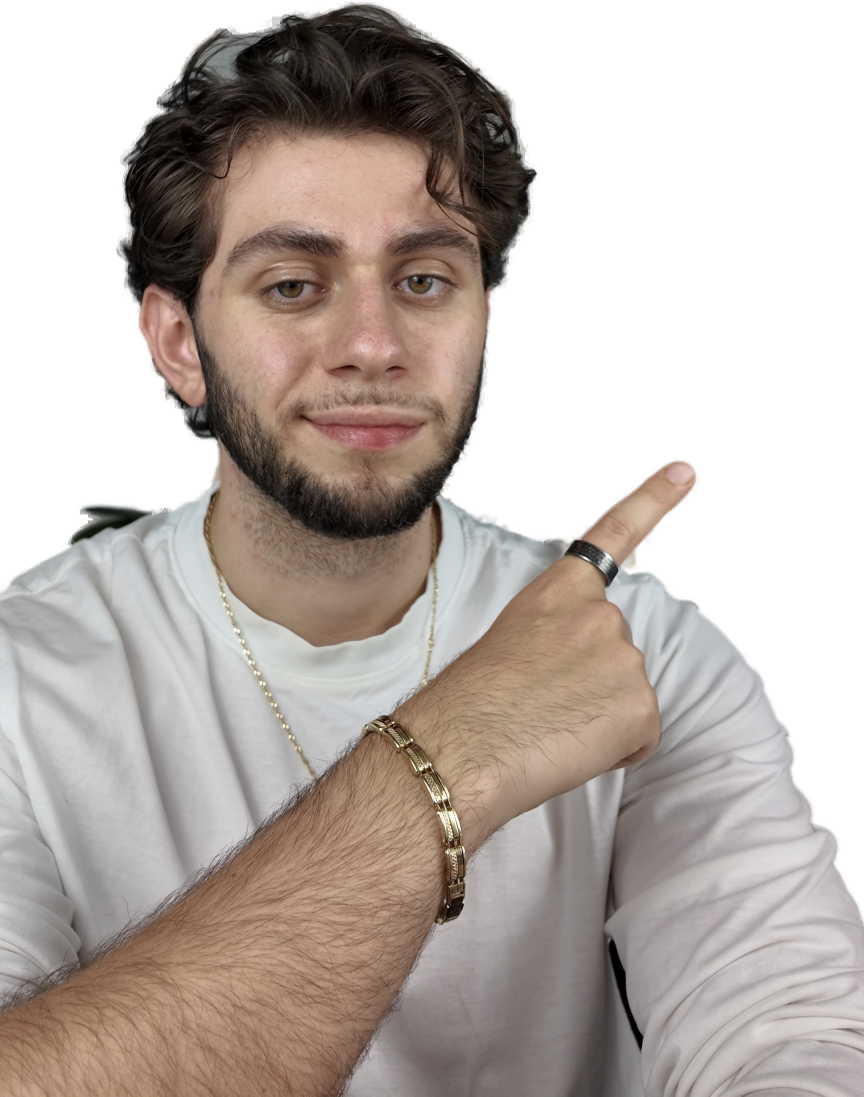
#> input picture design/thumbnails/meta-ads-campaign-structure/assets/face.png, 1728 x 2193 px (shown at 1/2 size)
$ python refine-cutout.py assets/face.png assets/face-clean.png
#> lines starting #> are read from the running program, lines starting #| are printed output that depends on the picture; after the words box and inside, x2 and y2 are one past the last pixel; in counts of white or black regions, pixels touching at a corner belong together
#!/usr/bin/env python3
"""Neutralise retained-background spill in the matted cutout.

rembg keeps the wall that shows through the gaps between hair strands. It is
invisible on a light thumbnail and glaring on a dark one.

The wall in this shot is neutral and very slightly cool (R141 G142 B144, chroma
~3, B>=R). Hair, skin and the cream sweater are all warm (R>B, chroma >=16), so
"low chroma AND not warm" isolates the spill without eating the subject. Rather than
punching holes through the strands, the spill is sunk toward hair tone and alpha
is only partly reduced, then feathered — on a dark background that reads as hair
shadow instead of a ragged cutout edge.

    python3 refine-cutout.py assets/face.png assets/face-clean.png
"""
import sys
import numpy as np
from PIL import Image, ImageFilter
from scipy import ndimage

# Only refine down to the neck. Below that the clothing starts, and a white or
# grey top is neutral and unwarm — exactly what the spill test looks for — so it
# would get eaten. Pass the neck row as argv[3] for a new shot.
HEAD_ROWS = 1150
CHROMA_MAX = 19.0      # wall ~3, sweater ~16
WARMTH_MAX = 9.0       # (R-B); wall ~ -3, blown wall ~ +6, sweater ~ +16
LUM_RANGE = (48, 252)
EDGE_PX = 34           # spill only happens within this far of the matte edge


def refine(src: str, dst: str, head_rows: int = HEAD_ROWS):
#> called with src = 'assets/face.png', dst = 'assets/face-clean.png', head_rows = 1150
    im = Image.open(src).convert("RGBA")
#> im is the input picture: PIL image 1728x2193 RGBA; mean R, G, B, A 141.9, 127, 118.2, 166.6
    arr = np.array(im).astype(np.float32)
    rgb, alpha = arr[:, :, :3], arr[:, :, 3]

    r, g, b = rgb[:, :, 0], rgb[:, :, 1], rgb[:, :, 2]
    chroma = rgb.max(axis=2) - rgb.min(axis=2)
    lum = rgb.mean(axis=2)
    warmth = r - b

    # each term ramps 0..1 so the mask has soft shoulders instead of hard edges
    t_chroma = np.clip((CHROMA_MAX - chroma) / CHROMA_MAX, 0, 1)
    t_warm = np.clip((WARMTH_MAX - warmth) / 10.0, 0, 1)
    t_lum = np.clip((lum - LUM_RANGE[0]) / 25.0, 0, 1) * \
            np.clip((LUM_RANGE[1] - lum) / 25.0, 0, 1)
    spill = t_chroma * t_warm * t_lum

    # Spill is a boundary artefact, so gate on distance from the matte edge.
    # This is what keeps eye whites and other low-chroma interior detail safe
    # while allowing much looser colour thresholds at the silhouette.
    inside = alpha > 200
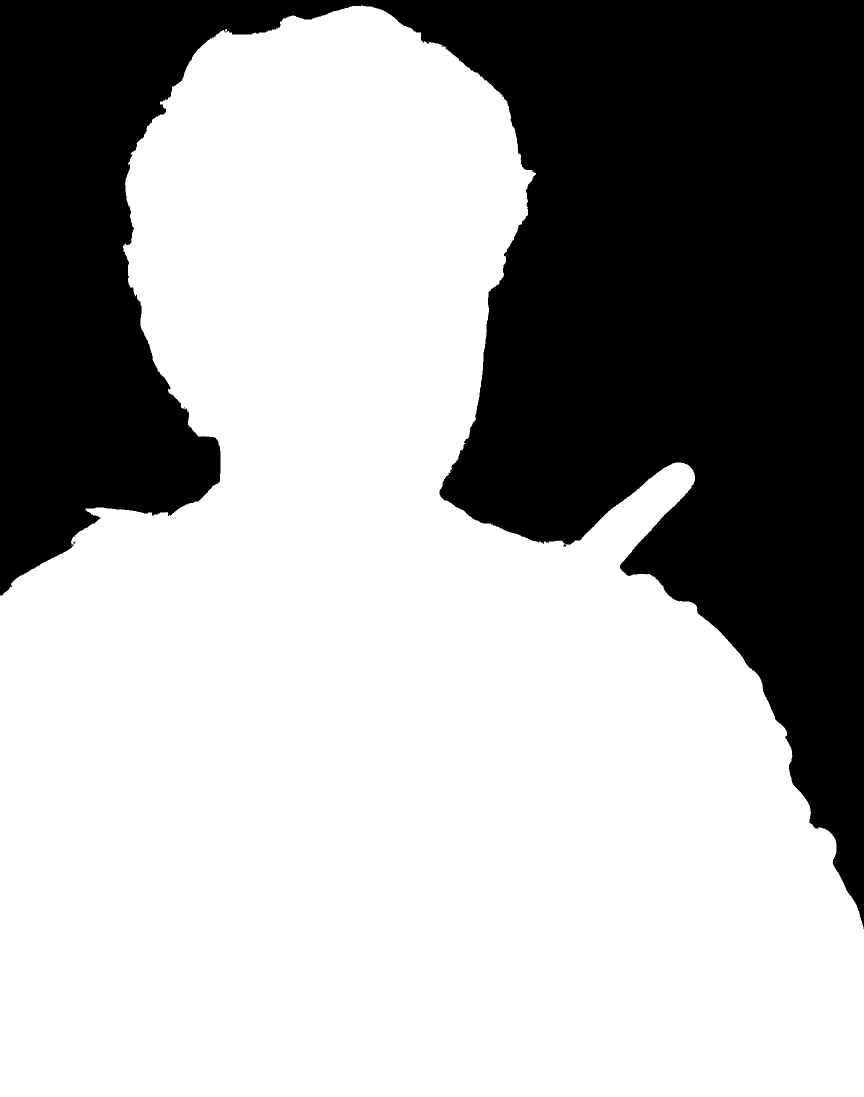
#> inside: shape (2193, 1728) bool (shown at 1/2 size); 65% white; 6 black regions (5 under 20 px), largest, box (x1, y1, x2, y2) and area: (0, 0, 1728, 1858) 1326890
    dist = ndimage.distance_transform_edt(inside)
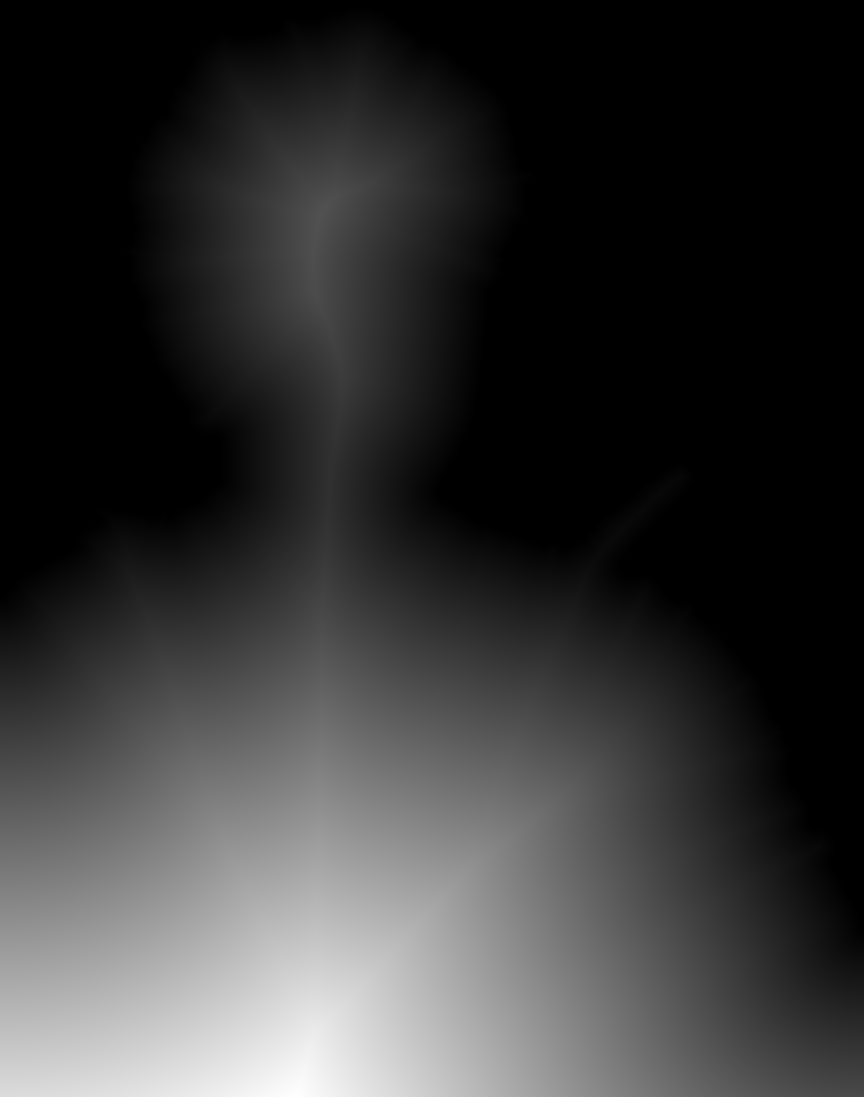
#> dist: shape (2193, 1728) float64 (shown at 1/2 size); min 0, max 1162.1, mean 242; drawn with min black and max white
    spill *= np.clip((EDGE_PX - dist) / EDGE_PX, 0, 1)

    region = np.zeros_like(spill)
    region[:head_rows] = 1.0
    fade = min(120, max(0, region.shape[0] - head_rows))
    if fade:
        region[head_rows:head_rows + fade] = np.linspace(1, 0, fade)[:, None]
    spill *= region
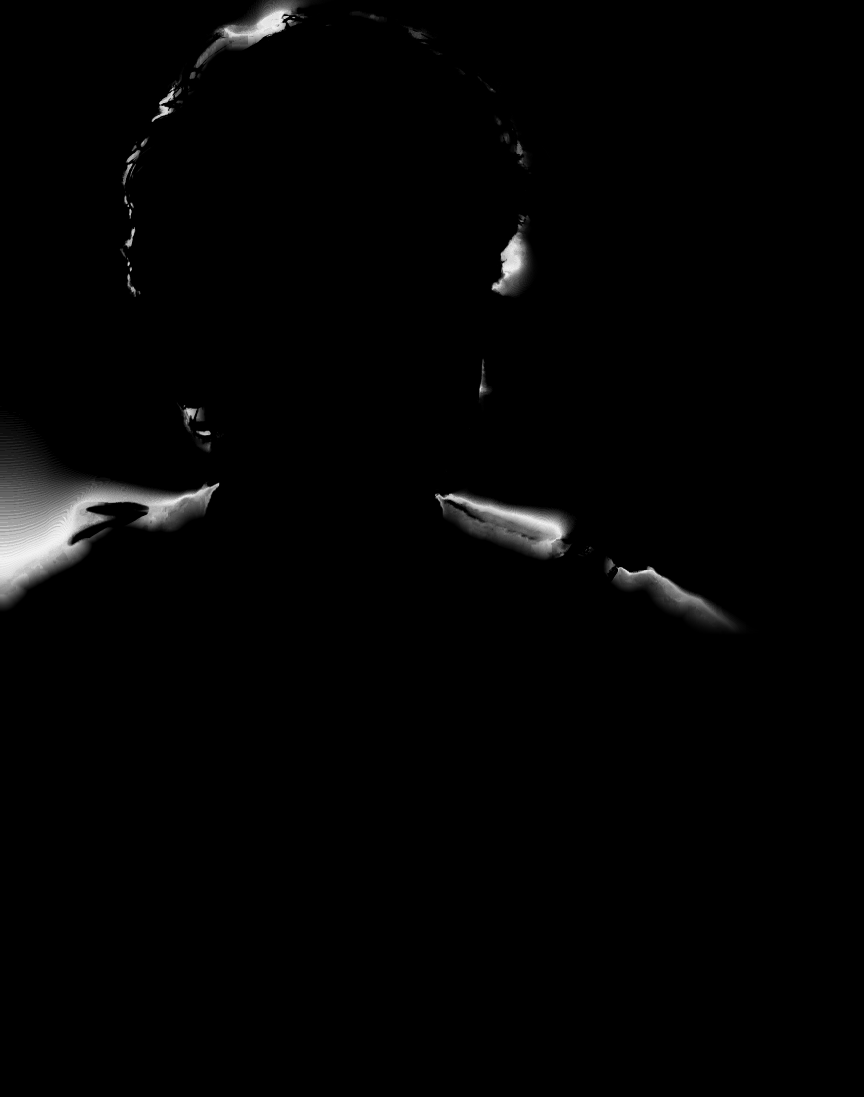
#> spill: shape (2193, 1728) float32 (shown at 1/2 size); min 0, max 0.947, mean 0.0137

    removed = float((spill > 0.5).sum())
#> removed = 47284

    # On a dark background, sinking the spill toward hair tone reads better than
    # punching holes through the strands. Alpha only drops where spill is strong.
    hair = np.array([38.0, 28.0, 22.0])
    k = spill[:, :, None]
    new_rgb = rgb * (1.0 - k) + hair * k
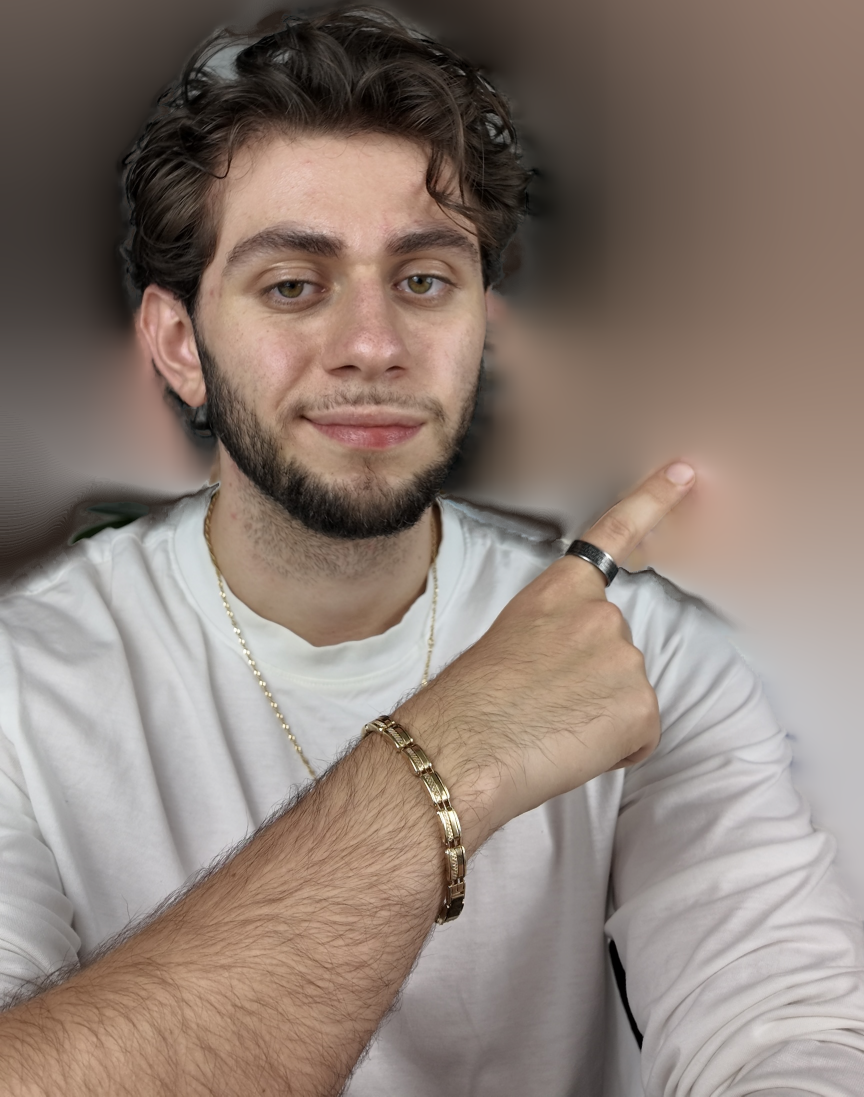
#> new_rgb: shape (2193, 1728, 3) float64 (shown at 1/2 size); mean R, G, B 140.6, 125.5, 116.6
    new_alpha = alpha * (1.0 - 0.45 * spill)

    out = np.dstack([new_rgb, new_alpha]).astype(np.uint8)
    img = Image.fromarray(out, "RGBA")

    # feather only the alpha, so colour detail is untouched
    a = img.getchannel("A").filter(ImageFilter.GaussianBlur(0.8))
    img.putalpha(a)
    img = img.crop(img.getbbox())
    img.save(dst)
    print(f"refined {src} -> {dst}  {img.size}  ({int(removed)} spill px removed)")
#| refined assets/face.png -> assets/face-clean.png  (1728, 2193)  (47284 spill px removed)


if __name__ == "__main__":
    refine(sys.argv[1] if len(sys.argv) > 1 else "assets/face.png",
           sys.argv[2] if len(sys.argv) > 2 else "assets/face-clean.png",
           int(sys.argv[3]) if len(sys.argv) > 3 else HEAD_ROWS)
